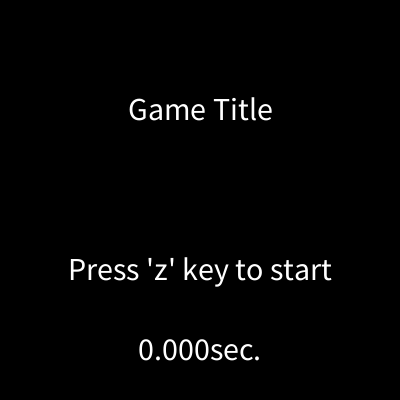
Frame 1 (no input)
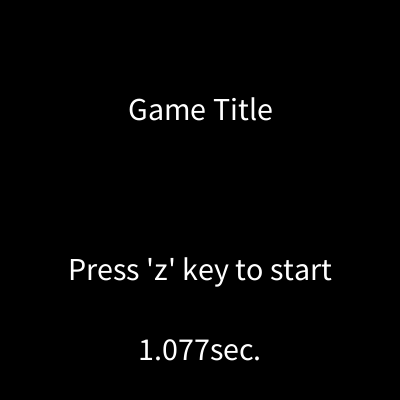
Frame 60 (the mouse pressed at the canvas centre just before this capture)
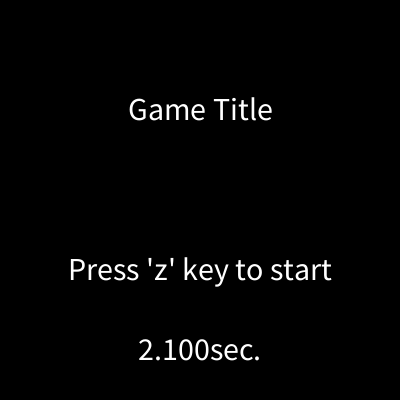
Frame 120 (the mouse held since frame 60 and released just before this capture)

The Processing sketch that drew these frames (run headless with seeded random() and noise(); from frame 60 on, the mouse is pressed at the canvas centre):

// Processing sketch: display_change
// ── display_change.pde
State state;

void setup() {
  size(400, 400);
  textSize(32);
  textAlign(CENTER);
  fill(255);
  state = new TitleState();
}

void draw() {
  background(0);
  state = state.doState();
}

abstract class State {
  long t_start;
  float t;

  State() {
    t_start = millis();
  }

  State doState() {
    t = (millis() - t_start) / 1000.0;
    text(nf(t, 1, 3)  + "sec.", width * 0.5, height * 0.9);
    drawState();
    return decideState();
  }

  abstract void drawState();    // 状態に応じた描画を行う
  abstract State decideState(); // 次の状態を返す
}

// ── States.pde
class TitleState extends State {
  void drawState() {
    text("Game Title", width * 0.5, height * 0.3);
    text("Press 'z' key to start", width * 0.5, height * 0.7);
  }

  State decideState() {
    if (keyPressed && key == 'z') { // if 'z' key is pressed
      return new GameState(); // start game
    }
    return this;
  }
}

class GameState extends State {
  void drawState() {
    text("Game (for 5 seconds)", width * 0.5, height * 0.5);
  }

  State decideState() {
    if (t > 5) { // if ellapsed time is larger than
      return new EndingState(); // go to ending
    } 
    return this;
  }
}

class EndingState extends State {
  void drawState() {
    text("Ending", width * 0.5, height * 0.5);
    if (t > 3) {
      text("Press 'a' to restart.", width * 0.5, height * 0.7);
    }
  }

  State decideState() {
    if (t > 3 && keyPressed && key == 'a') {
      return new EndingState();
    }
    return this;
  }
}
